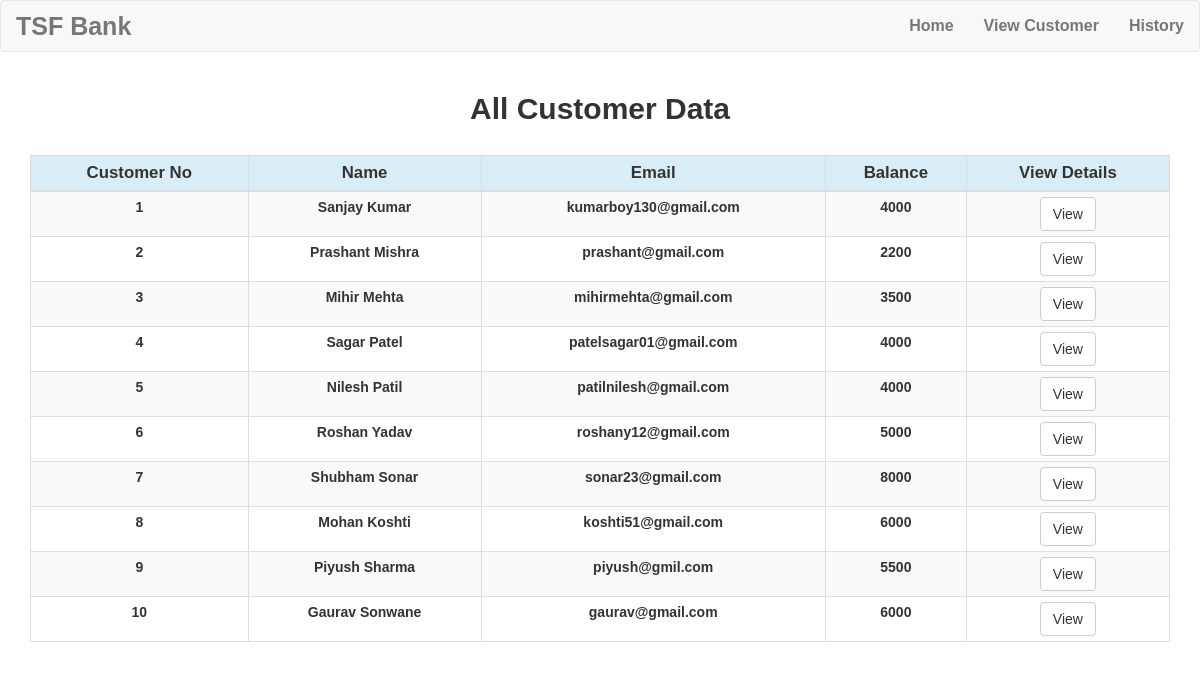
/customer.php, run on the app's committed database.
### tables this page shows
CREATE TABLE `customer` (
  `id` int(5) NOT NULL,
  `name` text NOT NULL,
  `email` varchar(30) NOT NULL,
  `balance` int(10) NOT NULL
);

### customer.php (the view, shortened to what this page needs)
<!DOCTYPE html>
<html>
<head>
	  <link rel="stylesheet" href="https://maxcdn.bootstrapcdn.com/bootstrap/3.4.1/css/bootstrap.min.css">
    <link rel="stylesheet" type="text/css" href="style.css">
</head>
<body>
<?php
    include 'navbar.php';
    include 'config.php';
    $sql = "SELECT * FROM `customer`";
    $result = mysqli_query($conn,$sql);
?>
<div class="container">
 <h2 class="text-center pt-4" style="font-family: sans-serif; font-weight: bold;">All Customer Data</h2>
        <br>
  <div class="table-responsive-sm">
  <table class="table table-hover table-sm table-striped table-condensed table-bordered tb" >
    <thead>
      <tr class="info">
        <th class="th">Customer No</th>
        <th class="th">Name</th>
        <th class="th">Email</th>
        <th class="th">Balance</th>
        <th class="th">View Details</th>
      </tr>
    </thead>
    <tbody>
    <?php
    	while($row = mysqli_fetch_assoc($result))
     	{
     ?>
     		 <tr class="tr">
        			<td><?php echo $row['id']; ?></td>
        			<td><?php echo $row['name']; ?></td>
        			<td><?php echo $row['email']; ?></td>
        			<td><?php echo $row['balance']; ?></td>
              <td><a href="transfer.php?id=<?php echo $row['id'];?>"><button class="btn btn-default">View</button></a></td>
      		</tr>
    <?php
    	}
    ?>
    </tbody>
  </table>
  </div>
</div>
</body>
</html>

### navbar.php (shortened to what this page needs)
<!DOCTYPE html>
<html>
<head>
      <link rel="stylesheet" href="https://maxcdn.bootstrapcdn.com/bootstrap/3.4.1/css/bootstrap.min.css">
      <link rel="stylesheet" type="text/css" href="css/navbar.css">
</head>
<body>
<nav class="navbar navbar-default">
  <div class="container-fluid">
    <div class="navbar-header">
      <a class="navbar-brand" href="index.php" style="font-size: 25px;">TSF Bank</a>
    </div>
    <ul class="nav navbar-nav navbar-right navf" >
      <li><a href="index.php">Home</a></li>
      <li><a href="customer.php">View Customer</a></li>
      <li><a href="history.php">History</a></li>
    </ul>
  </div>
</nav>
</body>
</html>

### css/style.css (style rules this page uses)
* { padding: 0; margin: 0; font-family: sans-serif; }
.container { position: relative; }
.th { text-align: center; font-size: 1.2em; font-weight: bold; }
.tr { text-align: center; font-size: 1em; font-family: sans-serif; padding: 20px; font-weight: bold; }

### css/navbar.css (style rules this page uses)
.navf { font-weight: bold; font-size: 16px; }
.navbar-header { font-weight: bold; }

### customer.php (style rules this page uses)
.th { text-align: center; font-size: 1.2em; font-weight: bold; }
.tr { text-align: center; font-size: 1em; font-family: sans-serif; padding: 20px; font-weight: bold; }

### data on the page
customer: id "1", name "Sanjay Kumar", email "kumarboy130@gmail.com", balance "4000"
customer: id "2", name "Prashant Mishra", email "prashant@gmail.com", balance "2200"
customer: id "3", name "Mihir Mehta", email "mihirmehta@gmail.com", balance "3500"
customer: id "4", name "Sagar Patel", email "patelsagar01@gmail.com", balance "4000"
customer: id "5", name "Nilesh Patil", email "patilnilesh@gmail.com", balance "4000"
customer: id "6", name "Roshan Yadav", email "roshany12@gmail.com", balance "5000"
customer: id "7", name "Shubham Sonar", email "sonar23@gmail.com", balance "8000"
customer: id "8", name "Mohan Koshti", email "koshti51@gmail.com", balance "6000"
customer: id "9", name "Piyush Sharma", email "piyush@gmil.com", balance "5500"
customer: id "10", name "Gaurav Sonwane", email "gaurav@gmail.com", balance "6000"
